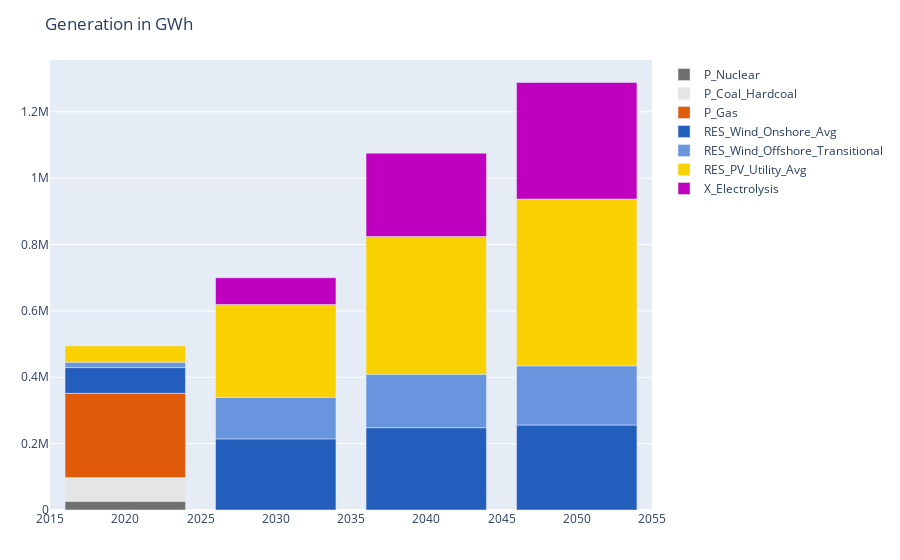

Notebook source saved alongside this figure:
### Code cell
generation = (value.(gen))
generators = axes(generation)[2]
df_gen = JuMP.Containers.DenseAxisArray(zeros(length(axes(generation)[1]),length(generators)),axes(generation)[1], generators)
for i in axes(generation)[1] for j in generators
    for t in 𝓣
        df_gen[i, j] += generation[i,j,t]
    end
end end
plot_results(df=df_gen,title="Generation in GWh")

### Figure 1 — Plotly figure (JSON) as saved in the notebook; plotly's stock layout.template omitted (floating-point values rounded to 4 significant figures)
{"data": [{"marker": {"color": "rgb(112,112,112)"}, "name": "P_Nuclear", "type": "bar", "x": [2020, 2030, 2040, 2050], "y": [26300.0, 0, 0, 0]}, {"marker": {"color": "rgb(229,229,229)"}, "name": "P_Coal_Hardcoal", "type": "bar", "x": [2020, 2030, 2040, 2050], "y": [71350.0, 0, 0, 0]}, {"marker": {"color": "rgb(224,91,9)"}, "name": "P_Gas", "type": "bar", "x": [2020, 2030, 2040, 2050], "y": [253900.0, 0, 0, 0]}, {"marker": {"color": "rgb(35,94,188)"}, "name": "RES_Wind_Onshore_Avg", "type": "bar", "x": [2020, 2030, 2040, 2050], "y": [77620.0, 214300.0, 248100.0, 256100.0]}, {"marker": {"color": "rgb(104,149,221)"}, "name": "RES_Wind_Offshore_Transitional", "type": "bar", "x": [2020, 2030, 2040, 2050], "y": [16340.0, 125200.0, 161000.0, 178400.0]}, {"marker": {"color": "rgb(249,208,2)"}, "name": "RES_PV_Utility_Avg", "type": "bar", "x": [2020, 2030, 2040, 2050], "y": [49730.0, 279500.0, 414900.0, 502800.0]}, {"marker": {"color": "rgb(191,0,191)"}, "name": "X_Electrolysis", "type": "bar", "x": [2020, 2030, 2040, 2050], "y": [0, 81000.0, 251300.0, 351100.0]}], "layout": {"barmode": "relative", "margin": {"b": 50, "l": 50, "r": 50, "t": 60}, "title": {"text": "Generation in GWh"}}}
